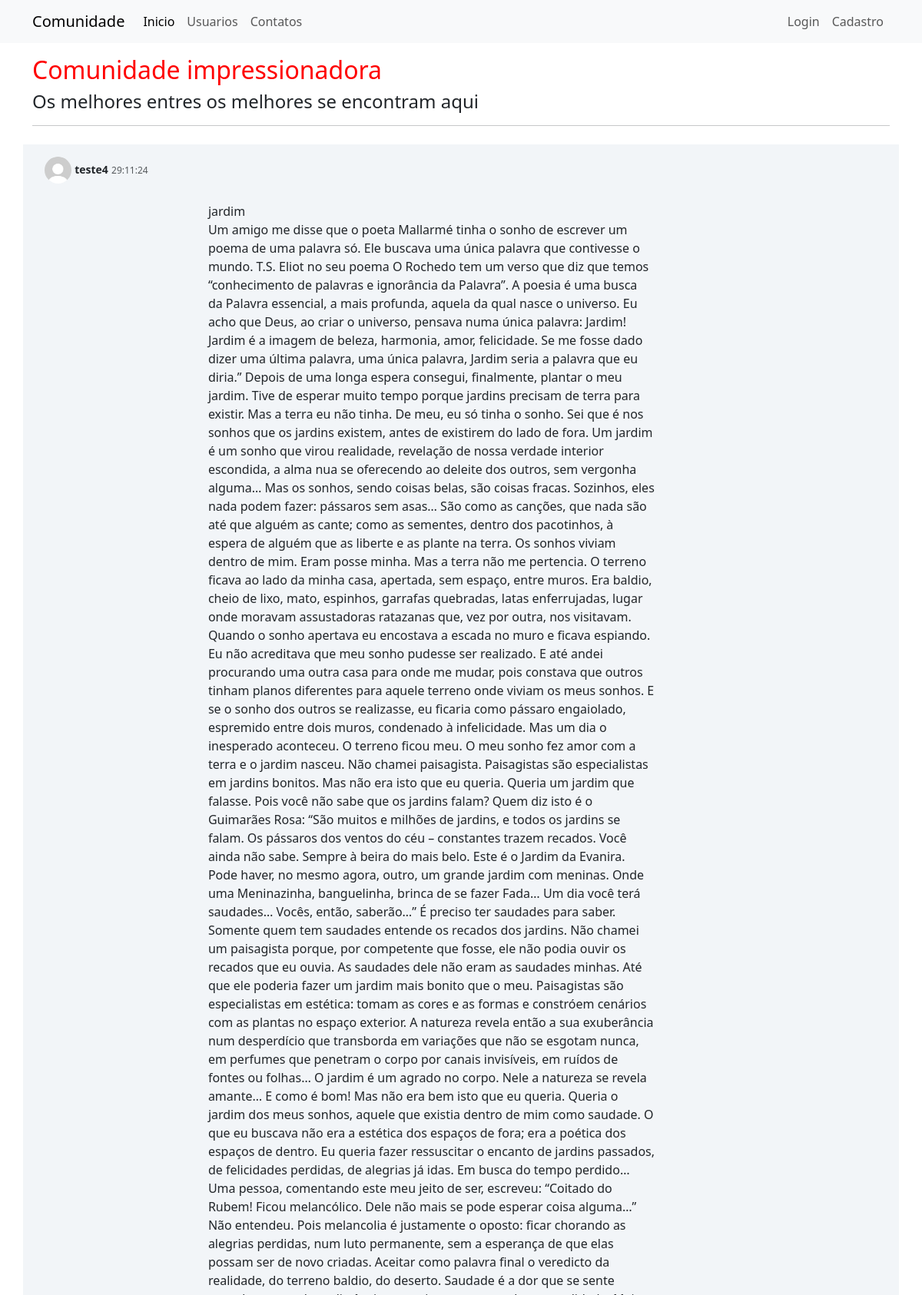
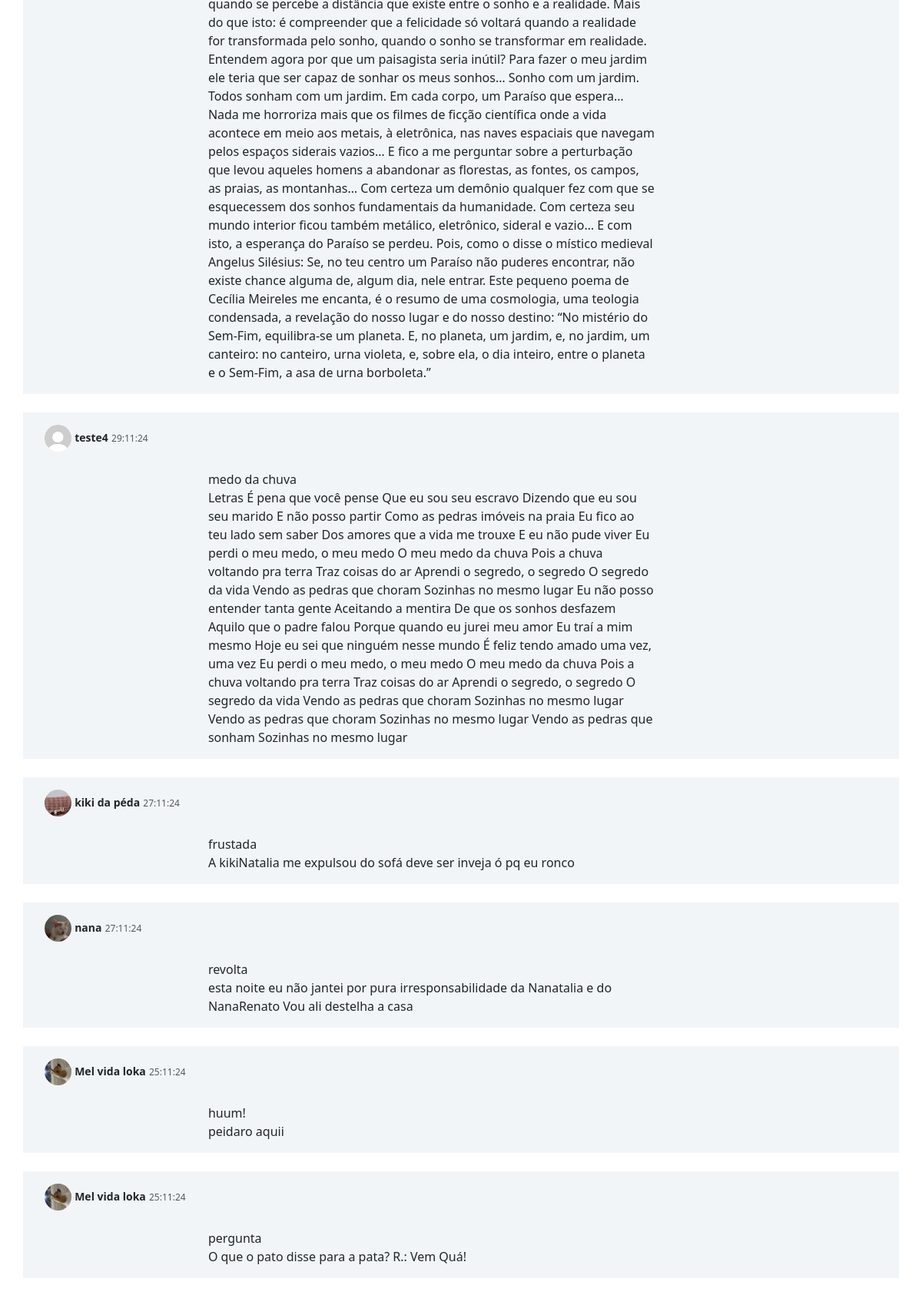
The page / (upper part) on the database its author committed (2 pictures, top to bottom).
### comunidadeimpressionadora/models.py (models this page shows, shortened)
class Usuarios(database.Model, UserMixin):
    id= database.Column( database.Integer, primary_key= True)
    username= database.Column( database.String, nullable= False)
    email= database.Column( database.String, nullable=False, unique=True)
    senha= database.Column( database.String, nullable= False, unique=True)
    foto_perfil= database.Column( database.String, default='default.jpg')
    posts= database.relationship('Post', backref='autor' ,lazy=True)
    cursos= database.Column(database.String, nullable=False, default= 'Em andamento')

class Post(database.Model):
    id = database.Column(database.Integer, primary_key=True)
    titulo = database.Column(database.String, nullable=False)
    corpo = database.Column(database.Text, nullable=False)
    data_criacao = database.Column(database.DateTime, nullable=False, default=datetime.utcnow)
    id_usuario = database.Column(database.Integer, database.ForeignKey('usuarios.id'), nullable=False)

### comunidadeimpressionadora/routes.py (the view)
@app.route('/')
def home():
    data=Post.query.order_by(Post.data_criacao.desc()).all()
    usuario= Usuarios.query.all()
    return render_template('home.html', usuario=usuario, datas=data)

### comunidadeimpressionadora/templates/home.html
{% extends 'base.html' %}
{% block body %}
<div class="container mt-3" >
    <h2 style="color : red">Comunidade impressionadora</h2>
    <h4><p>Os melhores entres os melhores se encontram aqui</p></h4>
    <hr>
    <div>
    {% for post in datas %}
        {%for usuario in usuario %}
            {% if  post.id_usuario == usuario.id %}
                <div class="row mt-4 p-3 meupost">
                 <div class="col col-9">
                    <img src="{{ url_for('static', filename='fotoperfil/{}'.format(usuario.foto_perfil))}}"
                     alt="Foto de perfil"
                     class="img-fluid"
                     style="width: 35px; height: 35px; border-radius: 50%; object-fit: cover; ">
                     <strong><small>{{usuario.username}}</small></strong> <small class="text-muted" style="font-size: 12px;"> {{post.data_criacao.strftime('%d:%m:%y' )}}</small>
                     <a style="text-decoration: none; color: inherit" href="{{url_for('exibir_post', id_post= post.id)}}">
                     <div class=" col col-9 container" style="position: relative;  left: 100px;">
                        <br>{{post.titulo}}
                        <br>{{post.corpo}}
                     </div>
                     </a>
                 </div>
                </div>
            {% endif %}
        {% endfor %}
    {% endfor %}
    </div>
</div>
{% endblock %}

### comunidadeimpressionadora/static/main.css (style rules this page uses)
.meupost { border: 50%; background: #f2f5f8 }

### rows shown on the page
Post: data_criacao "29:11:24", titulo "jardim", corpo "Um amigo me disse que o poeta Mallarmé tinha o sonho de escrever um poema de uma palavra só. Ele buscava uma única palavra que contivesse o mundo. T.S. Eliot no seu poema O Rochedo tem um verso que diz que temos “conhecimento de palavras e ignorância da Palavra”. A poesia é uma busca da Palavra essencial, a mais profunda, aquela da qual nasce o universo. Eu acho que Deus, ao criar o universo, pensava numa única palavra: Jardim! Jardim é a imagem de beleza, harmonia, amor, felicidade. Se me fosse dado dizer uma última palavra, uma única palavra, Jardim seria a palavra que eu diria.” Depois de uma longa espera consegui, finalmente, plantar o meu jardim. Tive de esperar muito tempo porque…"
Usuarios: foto_perfil (placeholder picture), username "teste4"
Post: data_criacao "29:11:24", titulo "medo da chuva", corpo "Letras É pena que você pense Que eu sou seu escravo Dizendo que eu sou seu marido E não posso partir Como as pedras imóveis na praia Eu fico ao teu lado sem saber Dos amores que a vida me trouxe E eu não pude viver Eu perdi o meu medo, o meu medo O meu medo da chuva Pois a chuva voltando pra terra Traz coisas do ar Aprendi o segredo, o segredo O segredo da vida Vendo as pedras que choram Sozinhas no mesmo lugar Eu não posso entender tanta gente Aceitando a mentira De que os sonhos desfazem Aquilo que o padre falou Porque quando eu jurei meu amor Eu traí a mim mesmo Hoje eu sei que ninguém nesse mundo É feliz tendo amado uma vez, uma vez Eu perdi o meu medo, o meu medo O meu medo da chuva…"
Post: data_criacao "27:11:24", titulo "frustada", corpo "A kikiNatalia me expulsou do sofá deve ser inveja ó pq eu ronco"
Usuarios: foto_perfil (picture), username "kiki da péda"
Post: data_criacao "27:11:24", titulo "revolta", corpo "esta noite eu não jantei por pura irresponsabilidade da Nanatalia e do NanaRenato Vou ali destelha a casa"
Usuarios: foto_perfil (picture), username "nana"
Post: data_criacao "25:11:24", titulo "huum!", corpo "peidaro aquii"
Usuarios: foto_perfil (picture), username "Mel vida loka"
Post: data_criacao "25:11:24", titulo "pergunta", corpo "O que o pato disse para a pata? R.: Vem Quá!"
